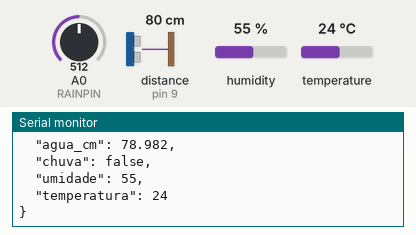
This sketch was run on a simulated Arduino Uno, built with avr-gcc and run on an emulated ATmega328P. Parts: the last lines printed to the serial monitor. Wiring (from diagram.json): ultrasonic range finder: trigger pin 8; echo pin 9. Inputs (shaded band) come from the test bench; at power-on: A0 (RAINPIN) = 512, distance to the obstacle (sensor on pin 9) 80 cm, humidity 55 %, temperature 24 °C. The echo pulse lasts 58.3 µs per cm.

Above: at 5.8 s.
5.9 s: A0 (RAINPIN) set to 490
16.6 s: distance to the obstacle (sensor on pin 9) set to 2 cm
22.6 s: humidity set to 22 %
At 26.2 s:
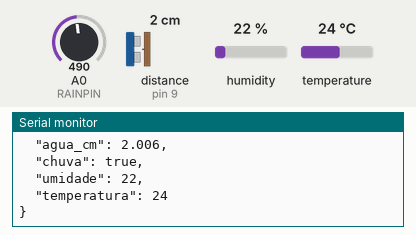
28.6 s: temperature set to 12 °C
At 31.1 s:
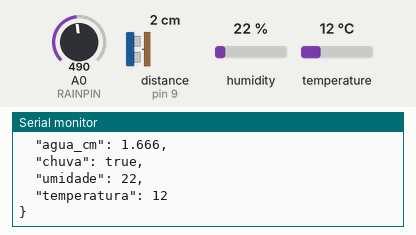
34.6 s: distance to the obstacle (sensor on pin 9) set to 4 cm
40.6 s: A0 (RAINPIN) set to 510
Timing chart, 0 to 43.6 s (numbered marks = the images above; inputs shaded):
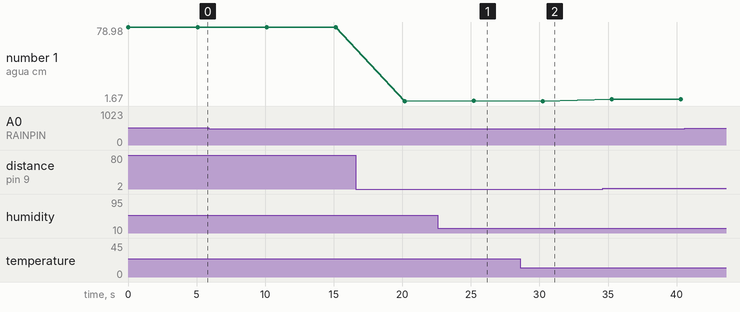

Measured:
- after the input at 22.6 s, the serial monitor: prints a new line after 2.6 s (image 1)
- after the input at 28.6 s, the serial monitor: prints a new line after 1.7 s (image 2)
- plotted number 1: 78.98 → 1.67 after the input at 16.6 s, 1.67 → 3.67 after the input at 34.6 s

The sketch:

sketch.ino
```cpp
#include <DHT.h>
#include <ArduinoJson.h>


// --- PINOS ---
#define TRIG_PIN   8      // TRIG do HC-SR04
#define ECHO_PIN   9      // ECHO do HC-SR04
#define DHTPIN     7      // DATA do DHT22
#define RAINPIN    A0     // Potenciômetro (simula sensor de chuva)


// --- CONFIGURAÇÃO DO DHT22 ---
#define DHTTYPE DHT22
DHT dht(DHTPIN, DHTTYPE);


void setup() {

  Serial.begin(9600);

  pinMode(TRIG_PIN, OUTPUT);
  pinMode(ECHO_PIN, INPUT);

  dht.begin();

  Serial.println("Sistema iniciado com sucesso.");
}


float lerNivelAgua() {

  digitalWrite(TRIG_PIN, LOW);
  delayMicroseconds(2);
  digitalWrite(TRIG_PIN, HIGH);
  delayMicroseconds(10);
  digitalWrite(TRIG_PIN, LOW);

  long duracao = pulseIn(ECHO_PIN, HIGH, 30000);
  float distancia = duracao * 0.034 / 2.0;

  return distancia;
}


void loop() {

  float nivel = lerNivelAgua();
  float umidade = dht.readHumidity();
  float temperatura = dht.readTemperature();
  int valorChuva = analogRead(RAINPIN);
  bool estaChovendo = valorChuva < 500; // ajuste conforme teste

  if (isnan(umidade) || isnan(temperatura)) {
    Serial.println("Erro ao ler DHT22.");

    delay(2000);
    return;
  }


  StaticJsonDocument<256> doc;

  doc["agua_cm"] = nivel;
  doc["chuva"] = estaChovendo;
  doc["umidade"] = umidade;
  doc["temperatura"] = temperatura;

  char buffer[256];
  serializeJsonPretty(doc, buffer);
  Serial.println(buffer);

  delay(5000);

}
```
